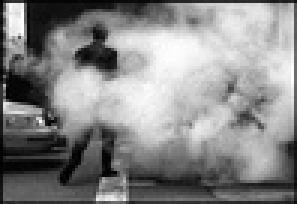
#> input picture images/grainy-2.jpg, 99 x 68 px, shrunk from 388 x 264 before the run, found by its file name (shown 3 times larger)
$ python medianFilter.py
#> lines starting #> are read from the running program, lines starting #| are printed output that depends on the picture
import cv2
import numpy as np

filterWindowSize = 1
imgName = 'grainy-2.jpg'
img = cv2.imread(f"./images/{imgName}", flags=cv2.IMREAD_COLOR)
#> img is the input picture: shape (68, 99, 3); min 0, max 255, mean 134.6

def getSurroundingValues(image, row, column, windowSize):
    returnList = []
    rowIndexList = listFromMinusNtoN(windowSize)
    columnIndexList = listFromMinusNtoN(windowSize)
    for rowIndex in rowIndexList:
        currentRow = row + rowIndex
        if currentRow < 0 or currentRow > len(img) - 1:
            continue
        for columnIndex in columnIndexList:
            currentColumn = column + columnIndex
            if currentColumn < 0 or currentColumn > len(img[0]) - 1:
                continue
            returnList.append(img[currentRow][currentColumn])


    return returnList


def listFromMinusNtoN(n):
    return list(range(-n,n + 1))

def getMedianFromList(pixelList):
    medianValues = [[], [], []]
    medians = []
    for pixel in pixelList:
        index = 0
        for value in pixel:
            medianValues[index].append(value)
            index += 1
    for valueIndex in range(len(medianValues)):
        median = np.median(medianValues[valueIndex])
        medians.append(median)
    return medians


for row in range(len(img)):
    for pixel in range(len(img[row])):
        valuesList = getSurroundingValues(img, row, pixel, filterWindowSize)
        medians = getMedianFromList(valuesList)
        img[row][pixel] = medians
#> this loop made 68 passes
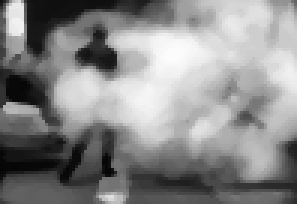
#> img: shape (68, 99, 3) (shown 3 times larger); min 5, max 252, mean 137.3


cv2.imwrite(f"blurred-{imgName}", img)
